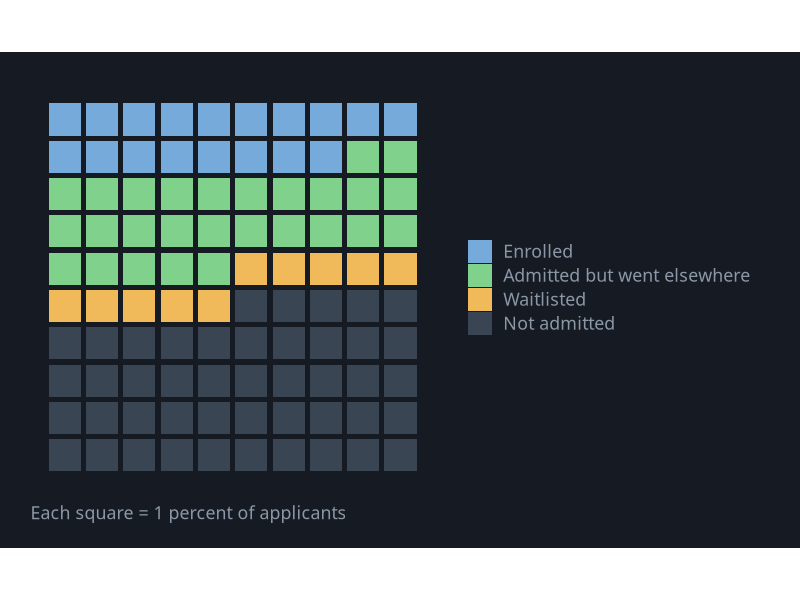
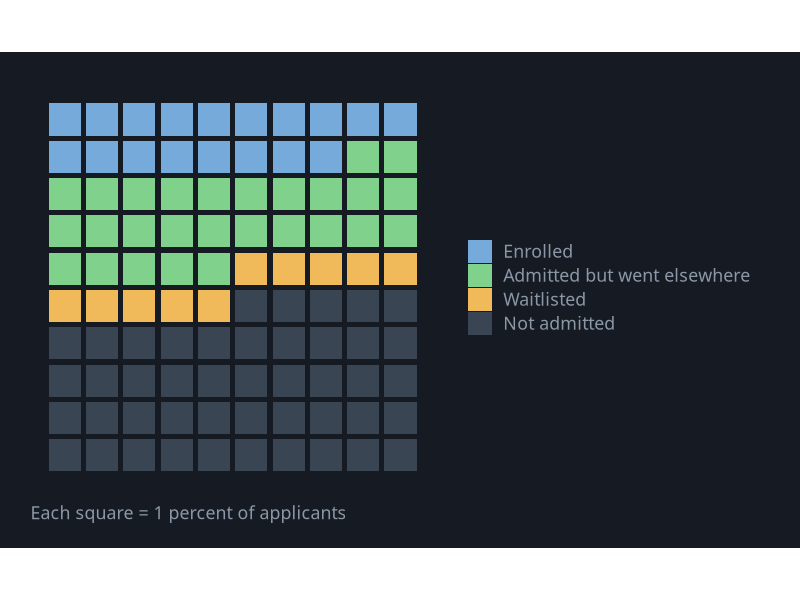

Here is the R script that generated these plots, in order:
# Waffle Chart
# Question: Out of every 100 applicants, where did they end up?
# Put this script and waffle.csv in the same folder, then in RStudio choose
# Session > Set Working Directory > To Source File Location.

library(tidyverse)

# ---- Gallery look: dark background, soft gray text ----
font <- "IBM Plex Sans"   # use "sans" if IBM Plex Sans is not installed
ink  <- "#8B97A7"

theme_gallery <- function() {
  theme_minimal(base_size = 16, base_family = font) +
    theme(
      plot.background  = element_rect(fill = "#161B23", color = NA),
      panel.grid       = element_line(color = "#222A34"),
      panel.grid.minor = element_blank(),
      text             = element_text(color = ink),
      axis.text        = element_text(color = ink),
      legend.position  = "top",
      legend.title     = element_blank(),
      plot.margin      = margin(24, 28, 18, 18)
    )
}

pal <- c("#75AADB", "#7FD18C", "#F0B95A", "#3A4554")

df <- read_csv("waffle.csv", show_col_types = FALSE) |>
  mutate(outcome = fct_inorder(outcome))

# One square per percent, filled left to right, then top to bottom
squares <- df |>
  uncount(percent) |>
  mutate(cell = row_number() - 1, col = cell %% 10, row = cell %/% 10)

p <- ggplot(squares, aes(x = col, y = row, fill = outcome)) +
  geom_tile(width = 0.86, height = 0.86) +
  scale_y_reverse() +
  scale_fill_manual(values = pal) +
  coord_equal() +
  labs(x = NULL, y = NULL, caption = "Each square = 1 percent of applicants") +
  theme_gallery() +
  theme(axis.text = element_blank(), panel.grid = element_blank(),
        legend.position = "right", plot.caption = element_text(color = ink, hjust = 0))

ggsave("waffle.png", p, width = 9, height = 6, dpi = 200)
p
